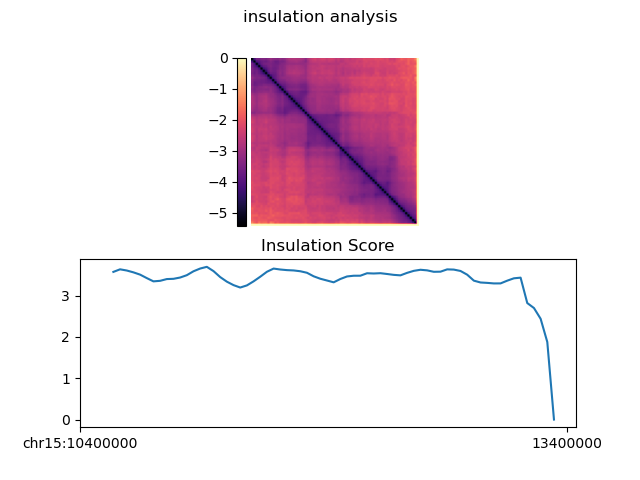

Source code (Python):
#!/usr/bin/env python

# Usage: python insulation.py 40kb output_file_name

import sys
import math
import numpy
import matplotlib.pyplot as plt
import matplotlib.colors as colors
from mpl_toolkits.axes_grid1 import make_axes_locatable

def log_transform(data):
    data_to_be_calculated = numpy.copy(data)
    for index, line in enumerate(data):
        score = data_to_be_calculated[index]['score']
        line[2] = math.log(score, 10)
    return data

def shift_data(data):
    minimum = numpy.amin(data['score'])
    # print(minimum)
    for line in data:
        line[2] -= minimum
    return data

def produce_matrix(data, start_bin, end_bin):
    matrix_array = numpy.zeros((end_bin - start_bin -1, end_bin - start_bin - 1), dtype = float)
    for line in data:
        # print(line)
        if (line['F1'] < end_bin) and (line['F1'] > start_bin) and (line['F2'] < end_bin) and (line['F2'] > start_bin):
            # print((line[0] - start_bin - 1, line[1] - start_bin - 1))
            matrix_array[line[0] - start_bin - 1][line[1] - start_bin - 1] = line[2]
            matrix_array[line[1] - start_bin - 1][line[0] - start_bin - 1] = line[2]
    return matrix_array

in1_fname, out_fname = sys.argv[1:3]
data1 = numpy.loadtxt(in1_fname, dtype=numpy.dtype([
    ('F1', int), ('F2', int), ('score', float)]))

data_log = log_transform(data1)
data_shifted = shift_data(data_log)
matrix = produce_matrix(data_shifted, 54878, 54951)

mean_list = list()
for i in range(len(matrix)):
	mean = numpy.mean(matrix[(i - 5):i, i:(i + 5)])
	mean_list.append(mean)

vmax = 0
vmin = - numpy.amax(matrix)

fig = plt.figure()
fig.suptitle(out_fname + ' analysis')
ax1 = fig.add_subplot(2, 1, 1)
plt.axis('off')
divider = make_axes_locatable(ax1)
ax1_cb = divider.append_axes("left", size="5%", pad=0.05)
fig = ax1.get_figure()
fig.add_axes(ax1_cb)
im1 = ax1.imshow(-matrix, vmax = vmax, vmin = vmin, cmap = 'magma')
plt.colorbar(im1, cax=ax1_cb)
ax1_cb.yaxis.tick_left()
ax1_cb.yaxis.set_tick_params(labelleft=True)

ax2 = fig.add_subplot(2, 1, 2)
ax2.plot(mean_list)
ax2.set_xticks([0, 54951-54878], ['chr15:10400000', '13400000'])
ax2.set_title('Insulation Score')

plt.show()
fig.savefig(out_fname + '.png')
plt.close(fig)

